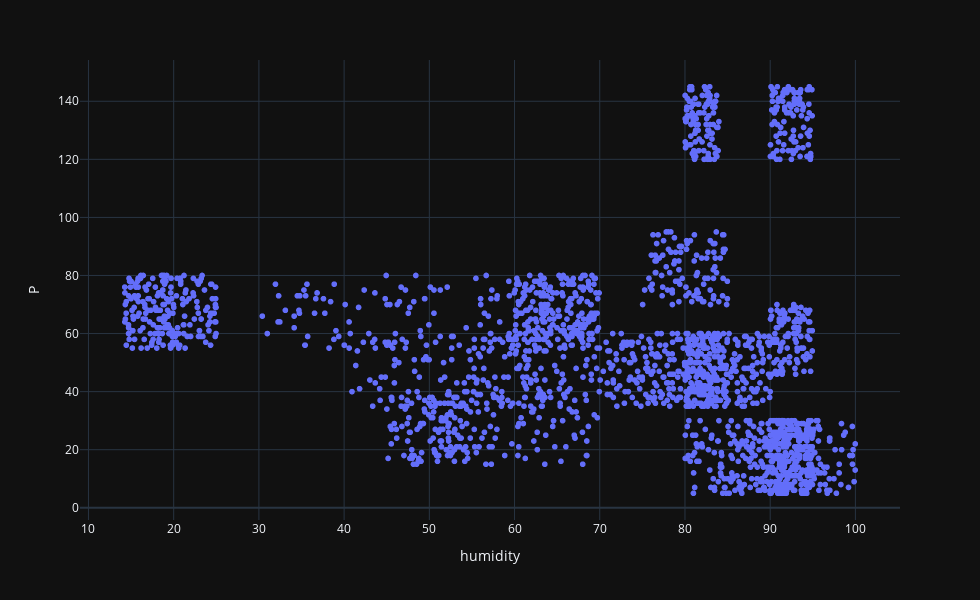

The code cell stored with this chart in its notebook:
### Code cell
fig = px.scatter(data,x='humidity',y='P',template = 'plotly_dark',hover_name='label')
fig.update_layout(autosize=False,width=980,height=600,)
fig.show()

### Figure 1 — Plotly figure (JSON) as saved in the notebook; plotly's stock layout.template omitted (floating-point values rounded to 4 significant figures; data arrays with more than 128 entries replaced by an {"elided": "..."} marker saying what was removed)
{"data": [{"hovertemplate": "<b>%{hovertext}</b><br><br>humidity=%{x}<br>P=%{y}<extra></extra>", "hovertext": {"elided": "2200 str values"}, "legendgroup": "", "marker": {"color": "#636efa", "symbol": "circle"}, "mode": "markers", "name": "", "showlegend": false, "type": "scattergl", "x": {"elided": "2200 float values"}, "xaxis": "x", "y": {"elided": "2200 int values"}, "yaxis": "y"}], "layout": {"autosize": false, "height": 600, "legend": {"tracegroupgap": 0}, "margin": {"t": 60}, "width": 980, "xaxis": {"anchor": "y", "domain": [0, 1], "title": {"text": "humidity"}}, "yaxis": {"anchor": "x", "domain": [0, 1], "title": {"text": "P"}}}}
